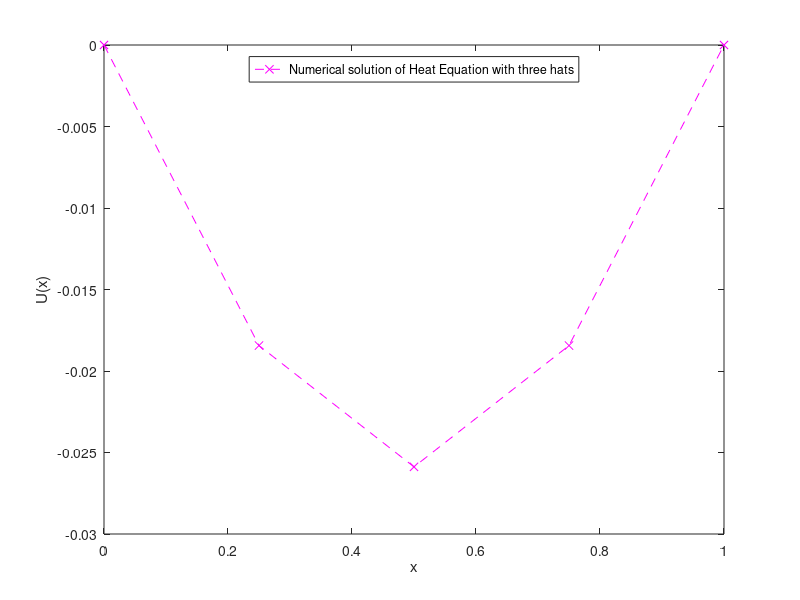

The MATLAB source for this figure:
%Backward Euler solution to the Heat Eq using only three hat functions
%(result expected to look rough!)

m = 3;
h = 1/4;
dt = h^2/2;    %(can be larger since we are using an implicit scheme)

%Generate arrays:
M = zeros(m);
K = zeros(m);
U_0 = ones(m,1);    %initial conditions
rhs = zeros(m,1);   %initialize rhs of Eq


for i = 1:m
    M(i,i) = 1/6;
    K(i,i) = 8;
    if i ~= m
        M(i,i+1) = 1/24;
        M(i+1,i) = M(i,i+1);
        K(i,i+1) = -4;
        K(i+1,i) = K(i,i+1);
    end
end

Mat = M + dt*K;

f_vec = [17/384; 23/384; 17/384];
f = @(t) cos(t);



%------------------------------------------
%        BACKWARD EULER CODE
%------------------------------------------

it_max = 500;      %max number of iterations allowed
tol = 1e-5;        %tolerance allowed
it = 0;

for n = 1 : it_max
    it = it +1;
    rhs = M* U_0 + dt * f((n+1)*dt) * f_vec;
    U = Mat\rhs;

    if norm(U - U_0) <= tol
        disp(['It took ', num2str(it),
              ' iterations for the solution to converge.'])
        break
    elseif  it == it_max
      disp('No convergence; max number of iterations reached.')
    end

    disp(num2str( norm(U - U_0) ));

    U_0 = U;  %update U_0 value for next iteration
end

%----------------------------------------------
%      END OF BACKWARD EULER CODE
%----------------------------------------------


%extend solution to include boundaries
U = [0; U; 0];

x = linspace(0,1,m+2);

%Plot results:
plot(x,U, "m--x")
ylabel('U(x)')
xlabel('x')
legend("Numerical solution of Heat Equation with three hats",'Location','north')
exportgraphics(gcf,'BE_Heateq_S_3.pdf')
close
